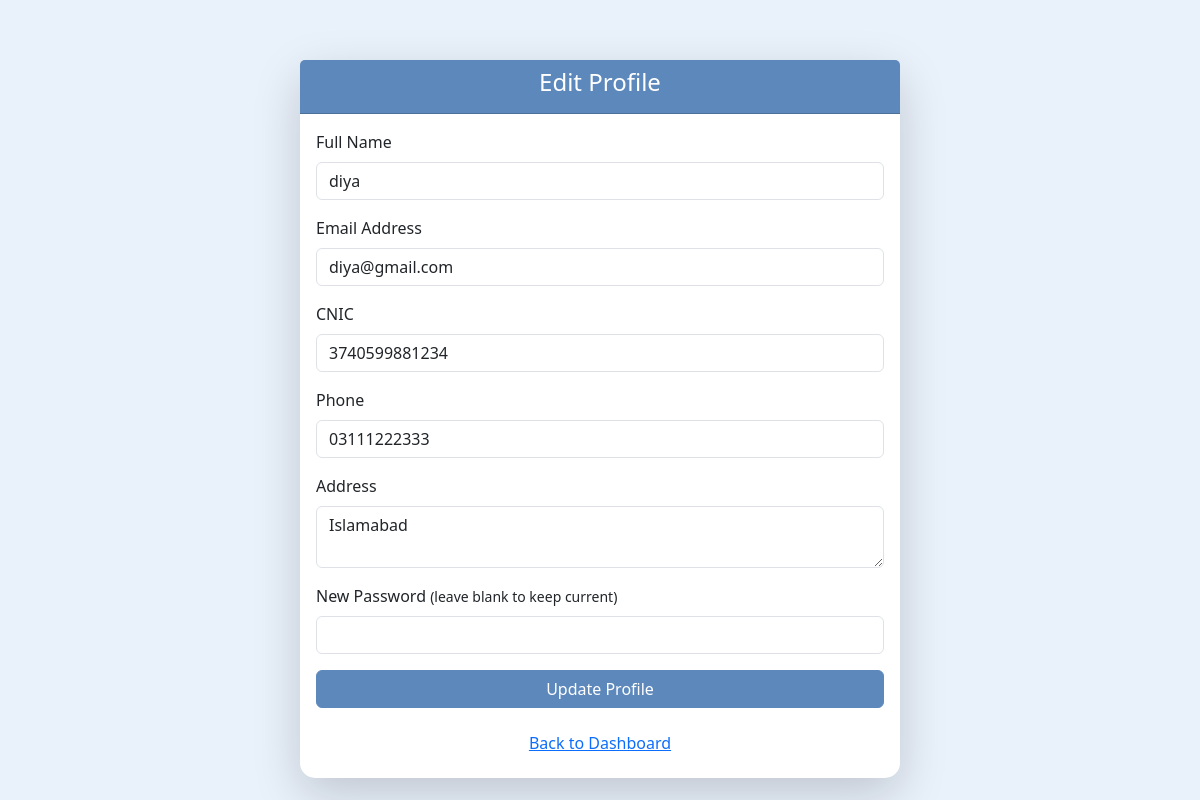
/Customer/profile.php.php (signed in), run on the app's committed database.
### tables this page shows
CREATE TABLE `customers` (
  `id` int(11) NOT NULL,
  `name` varchar(100) NOT NULL,
  `email` varchar(100) NOT NULL,
  `password` varchar(255) NOT NULL,
  `cnic` varchar(20) NOT NULL,
  `phone` varchar(20) DEFAULT NULL,
  `address` text DEFAULT NULL,
  `created_at` timestamp NOT NULL DEFAULT current_timestamp()
);

### Customer/profile.php.php (the view, shortened to what this page needs)
<?php
include '../dbconnection.php';
$customer_id = $_SESSION['customer_id'];
$stmt = $conn->prepare("SELECT name, email, cnic, phone, address FROM customers WHERE id = :id");
$stmt->execute([':id' => $customer_id]);
$user = $stmt->fetch(PDO::FETCH_ASSOC);
?>
<!DOCTYPE html>
<html>
<head>
  <link href="https://cdn.jsdelivr.net/npm/bootstrap@5.3.0/dist/css/bootstrap.min.css" rel="stylesheet">
</head>
<body>
<div class="container d-flex justify-content-center">
  <div class="form-container">
    <div class="card shadow-lg">
      <div class="card-header text-white text-center" style="background-color: #5D88BB !important;">
        <h4>Edit Profile</h4>
      </div>
      <div class="card-body">
        <form method="post">
          <div class="mb-3">
            <label class="form-label">Full Name</label>
            <input type="text" name="name" class="form-control" value="<?= htmlspecialchars($user['name']) ?>" required>
          </div>
          <div class="mb-3">
            <label class="form-label">Email Address</label>
            <input type="email" name="email" class="form-control" value="<?= htmlspecialchars($user['email']) ?>" required>
          </div>
          <div class="mb-3">
            <label class="form-label">CNIC</label>
            <input type="text" name="cnic" class="form-control" value="<?= htmlspecialchars($user['cnic']) ?>" required>
          </div>
          <div class="mb-3">
            <label class="form-label">Phone</label>
            <input type="text" name="phone" class="form-control" value="<?= htmlspecialchars($user['phone']) ?>">
          </div>
          <div class="mb-3">
            <label class="form-label">Address</label>
            <textarea name="address" class="form-control"><?= htmlspecialchars($user['address']) ?></textarea>
          </div>
          <div class="mb-3">
            <label class="form-label">New Password <small>(leave blank to keep current)</small></label>
            <input type="password" name="password" class="form-control">
          </div>
          <button type="submit" class="btn btn-primary w-100">Update Profile</button>
        </form>
        <div class="text-center mt-3">
          <a href="dashboard.php" class="btn btn-link">Back to Dashboard</a>
        </div>
      </div>
    </div>
  </div>
</div>
</body>
</html>

### Customer/profile.php.php (style rules this page uses)
body { background-color: #e9f1fb; }
.card { border: none; border-radius: 15px; }
.btn-primary { background-color: #5D88BB; border-color: #5D88BB; }
.form-container { width: 600px; margin-top: 60px; }

### data on the page
customers: name "diya", email "diya@gmail.com", cnic "3740599881234", phone "03111222333", address "Islamabad"
